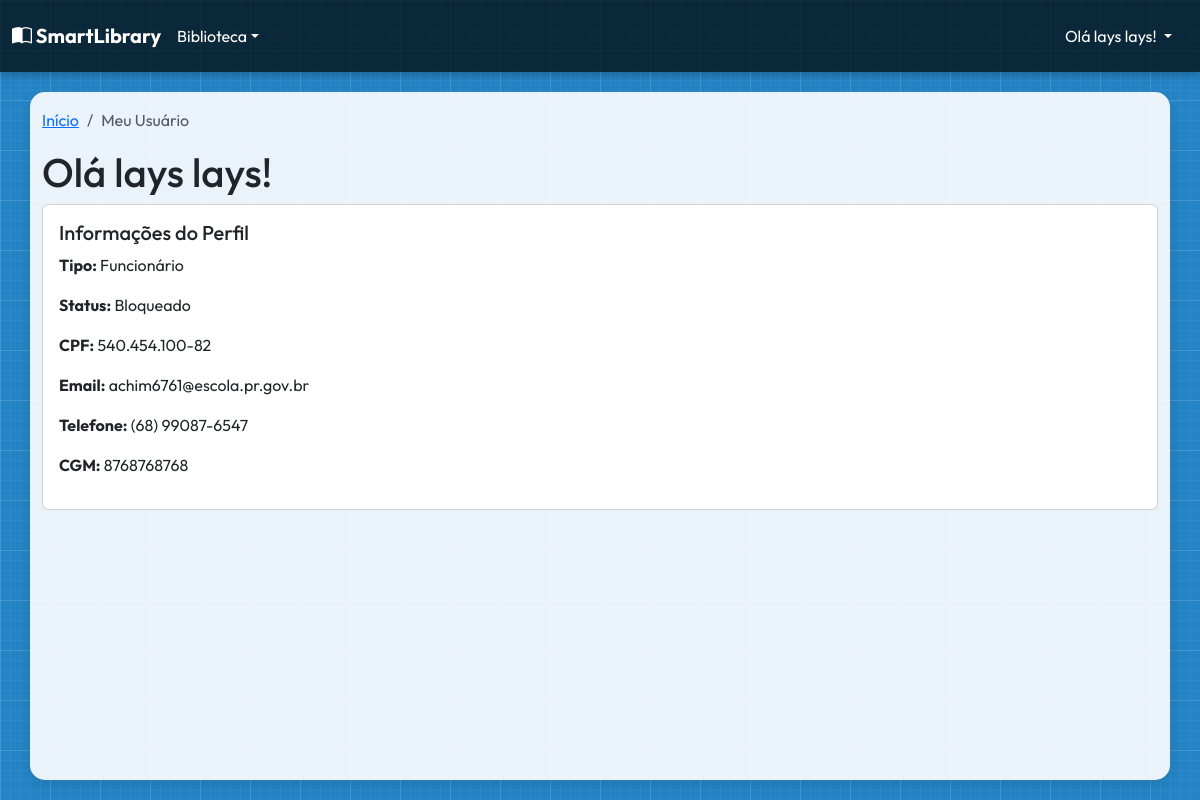
Screenshot of /user/account/ (signed in) with the database file from the repository.
### user/models.py (models this page shows, shortened)
class User(AbstractUser):
    LEITOR = 0
    FUNCIONARIO = 1
    BIBLIOTECARIO = 2
    STATUS_ATIVO = 0
    STATUS_BLOQUEADO = 1
    STATUS_SUSPENSO = 2
    USERS_TYPES_LIST = [
        (LEITOR, "Leitor"),
        (FUNCIONARIO, "Funcionário"),
        (BIBLIOTECARIO, "Bibliotecário"),
    ]
    STATUS_CHOICES = [
        (STATUS_ATIVO, "Ativo"),
        (STATUS_BLOQUEADO, "Bloqueado"),
        (STATUS_SUSPENSO, "Suspenso"),
    ]
    type_user = models.PositiveSmallIntegerField(
        choices=USERS_TYPES_LIST, default=LEITOR, verbose_name="Tipo de Usuário"
    )
    status = models.PositiveSmallIntegerField(
        choices=STATUS_CHOICES, default=STATUS_ATIVO, verbose_name="Status"
    )
    last_modified_by = models.ForeignKey(
        "self",
        on_delete=models.SET_NULL,
        null=True,
        blank=True,
        related_name="modifier",
    )
    username = models.CharField(
        max_length=150,
        unique=True,
        verbose_name="Nome Completo",
        validators=[validate_name],
        help_text="Digite seu nome e sobrenome com letra maiúscula no começo",
    )
    cpf = models.CharField(
        max_length=11,
        unique=True,
        verbose_name="CPF",
        validators=[MinLengthValidator(11), validate_cpf],
        help_text="Não use pontos nem traços",
    )
    phone = models.CharField(
        max_length=11,
        verbose_name="Telefone",
        validators=[MinLengthValidator(10), validate_phone],
        help_text="Digite seu número de celular ou telefone fixo, adicione também seu DDD.",
    )
    cgm = models.CharField(
        max_length=10,
        blank=True,
        null=True,
        unique=True,
        verbose_name="CGM",
        validators=[validate_cgm],
        help_text="Código Geral de Matrícula (10 dígitos)",
    )
    USERNAME_FIELD = "username"
    REQUIRED_FIELDS = ["email", "phone", "cpf"]
    class Meta:
        verbose_name = "Usuário"
        verbose_name_plural = "Usuários"
        ordering = ["type_user", "username"]
    def __str__(self):
        return self.username
    def get_tipo_usuario_display(self):
        for numero, label in self.USERS_TYPES_LIST:
            if numero == self.type_user:
                return label
        return 0
    def phone_formatted(self):
        phone = self.phone
        if len(phone) == 11:
            return f'({phone[:2]}) {phone[2:7]}-{phone[7:]}'
        return f'({phone[:2]}) {phone[2:6]}-{phone[6:]}'
    def cpf_formatted(self):
        cpf = self.cpf
        return f"{cpf[:3]}.{cpf[3:6]}.{cpf[6:9]}-{cpf[9:]}" if cpf else ""

### user/views.py (the view)
# urls.py: path("account/", UserAccountView.as_view(), name="user_account"),
class UserAccountView(LoginRequiredMixin, DetailView):
    template_name = "user/user_account.html"
    def get_object(self):
        return self.request.user

### user/templates/user/user_account.html (shortened to what this page needs)
{% extends "base.html" %}
{% block breadcrumbs %}
    <ol class="breadcrumb">
        <li class="breadcrumb-item"><a href="{% url "home_page" %}">Início</a></li>
        <li class="breadcrumb-item active" aria-current="page">Meu Usuário</li>
    </ol>
{% endblock breadcrumbs %}
{% block main_content %}
    <h1>Olá {% if user.first_name %}{{user.first_name|upper}}{% else %}{{user}}{% endif %}!</h1>
    <div class="card mb-4">
        <div class="card-body">
            <h5 class="card-title">Informações do Perfil</h5>
            <p><strong>Tipo:</strong> {{user.get_tipo_usuario_display}}</p>
            <p><strong>Status:</strong> {{user.get_status_display}}</p>
            <p><strong>CPF:</strong> {{user.cpf_formatted}}</p>
            <p><strong>Email:</strong> {{user.email}}</p>
            <p><strong>Telefone:</strong> {{user.phone_formatted}}</p>
            {% if user.cgm %}<p><strong>CGM:</strong> {{user.cgm}}</p>{% endif %}
        </div>
    </div>
{% endblock main_content %}

### user/templates/base.html (shortened to what this page needs)
<!DOCTYPE html>
<html lang="pt-br">
<head>
    <link href="https://cdn.jsdelivr.net/npm/bootstrap@5.3.6/dist/css/bootstrap.min.css" rel="stylesheet">
    <link rel="stylesheet" href="https://cdn.jsdelivr.net/npm/bootstrap-icons@1.13.1/font/bootstrap-icons.min.css">
    <link rel="stylesheet" href="https://cdnjs.cloudflare.com/ajax/libs/font-awesome/6.7.2/css/all.min.css">
</head>
<body>
    <header>
        <nav class="navbar navbar-expand-lg" data-bs-theme="dark" style="width: 100%;">
        <div class="container-fluid">
                <div class="logo">
                    <a class="navbar-brand" href="{% url "home_page" %}"><i class="bi bi-book-half"></i> SmartLibrary</a>
                </div>
                <div class="collapse navbar-collapse" id="navbarNavDropdown">
                    <ul class="navbar-nav flex-fill align-items-center">
                        {% if user.is_authenticated %}
                            <li class="nav-item dropdown">
                                <p class="dropdown-toggle text-white m-0" role="button" data-bs-toggle="dropdown" aria-expanded="false">Biblioteca</p>
                            </li>
                        {% endif %}
                    </ul>
                    <ul class="navbar-nav ms-auto">
                        {% if not user.is_authenticated %}
                            <li class="nav-item p-2">
                                <a class="nav-link active button-jump" href="{% url "user_login" %}"><i class="bi bi-person-circle"></i> Entrar</a>
                            </li>
                        {% else %}
                            <li class="nav-item dropdown p-2">
                                <a class="nav-link dropdown-toggle text-white" href="#" role="button" data-bs-toggle="dropdown" aria-expanded="false">
                                    Olá {{ user }}!
                                </a>
                            </li>
                        {% endif %}
                    </ul>
                </div>
            </div>
        </nav>
    </header>
    <main class="container">
        {% block breadcrumbs %}
        {% endblock breadcrumbs %}
        {% block main_content %}
        {% endblock main_content %}
    </main>
</body>
</html>

### rows the page displays
User: username "lays lays", tipo_usuario "Funcionário", status "Bloqueado", cpf_formatted "540.454.100-82", email "achim6761@escola.pr.gov.br", phone_formatted "(68) 99087-6547", cgm "8768768768"
